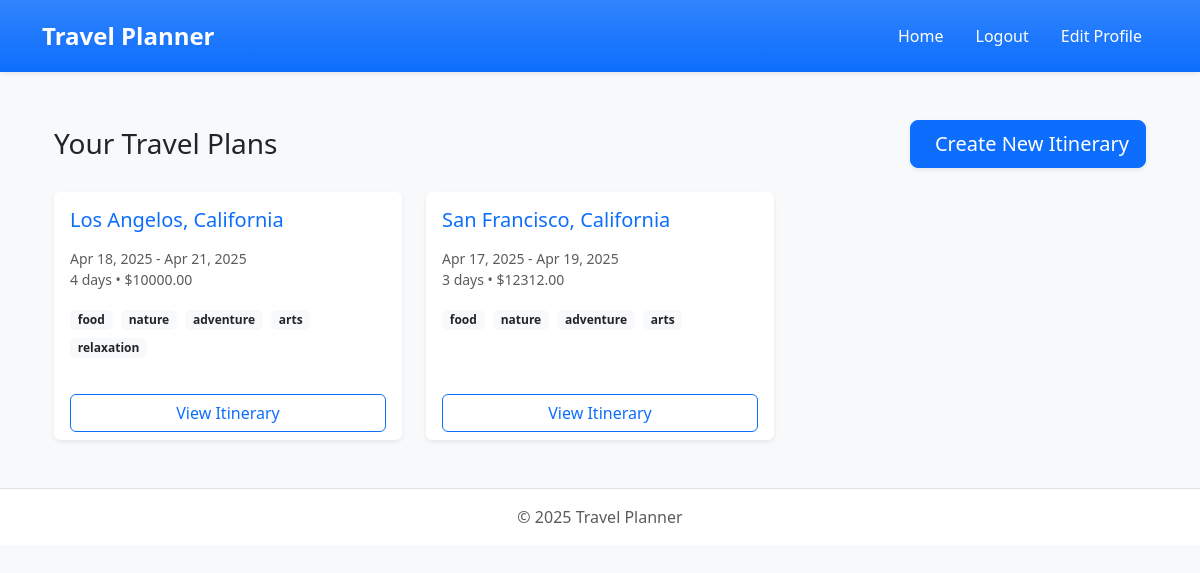
/home/ (signed in), run on an earlier commit of the app's database.
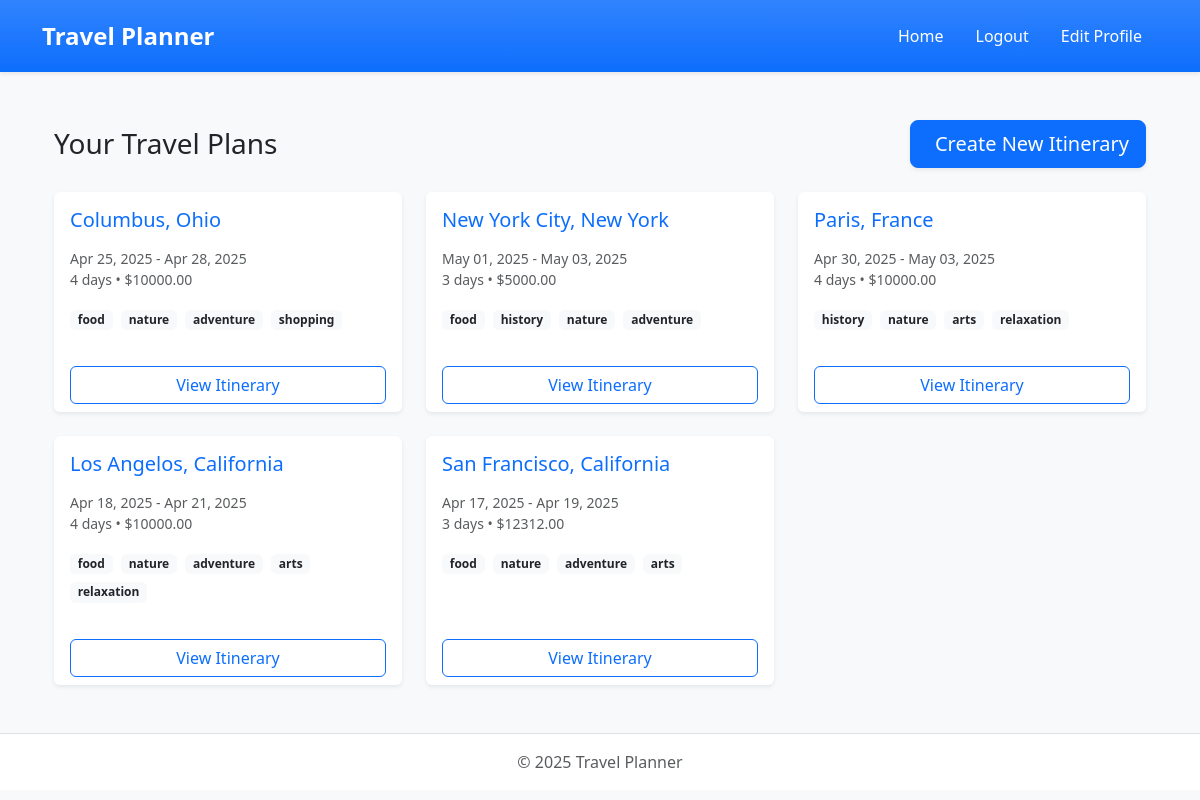
And on a later commit of the database.
### users/models.py (models this page shows, shortened)
class Itinerary(models.Model):
    INTEREST_CHOICES = [
        ('food', 'Food & Dining'),
        ('history', 'History & Culture'),
        ('nature', 'Nature & Outdoors'),
        ('adventure', 'Adventure & Sports'),
        ('arts', 'Arts & Museums'),
        ('shopping', 'Shopping & Markets'),
        ('nightlife', 'Nightlife & Entertainment'),
        ('relaxation', 'Relaxation & Wellness'),
    ]
    user = models.ForeignKey(User, on_delete=models.CASCADE)
    destination = models.CharField(max_length=200)
    start_date = models.DateField()
    end_date = models.DateField()
    budget = models.DecimalField(max_digits=10, decimal_places=2, validators=[MinValueValidator(0)])
    interests = models.JSONField(default=list)  # Store multiple interests as a list
    number_of_people = models.PositiveIntegerField(default=1)
    preferred_pace = models.CharField(max_length=20, choices=[
        ('relaxed', 'Relaxed'),
        ('moderate', 'Moderate'),
        ('busy', 'Busy'),
    ], default='moderate')
    generated_plan = models.TextField(blank=True)  # Store the Gemini-generated itinerary
    created_at = models.DateTimeField(auto_now_add=True)
    updated_at = models.DateTimeField(auto_now=True)
    class Meta:
        ordering = ['-created_at']
        verbose_name_plural = 'Itineraries'
    @property
    def duration_days(self):
        return (self.end_date - self.start_date).days + 1

### users/views.py (the view)
# urls.py: 2. Add a URL to urlpatterns:  path('', views.home, name='home')
@login_required
def home(request):
    itineraries = Itinerary.objects.filter(
        user=request.user).order_by('-created_at')
    return render(request, 'users/home.html', {'itineraries': itineraries})

### templates/users/home.html (shortened to what this page needs)
{% extends 'base.html' %}
{% block content %}
<div class="container py-4">
    <div class="d-flex justify-content-between align-items-center mb-4">
        <h2 class="h3 mb-0">Your Travel Plans</h2>
        <a href="{% url 'create_itinerary' %}" class="btn btn-primary btn-lg shadow-sm hover-lift transition">
            Create New Itinerary
        </a>
    </div>
    {% if itineraries %}
        <div class="row g-4">
            {% for itinerary in itineraries %}
                <div class="col-md-6 col-lg-4">
                    <div class="card h-100 border-0 shadow-sm hover-lift transition">
                        <div class="card-body">
                            <h3 class="h5 card-title text-primary mb-3">{{ itinerary.destination }}</h3>
                            <div class="mb-3">
                                <small class="text-muted d-block">{{ itinerary.start_date|date:"M d, Y" }} - {{ itinerary.end_date|date:"M d, Y" }}</small>
                                <small class="text-muted d-block">{{ itinerary.duration_days }} days • ${{ itinerary.budget }}</small>
                            </div>
                            <div class="mb-3">
                                {% for interest in itinerary.interests %}
                                    <span class="badge bg-light text-dark me-1 mb-1">{{ interest }}</span>
                                {% endfor %}
                            </div>
                        </div>
                        <div class="card-footer bg-transparent border-0 pt-0">
                            <a href="{% url 'view_itinerary' pk=itinerary.pk %}" class="btn btn-outline-primary w-100">
                                View Itinerary
                            </a>
                        </div>
                    </div>
                </div>
            {% endfor %}
        </div>
    {% endif %}
</div>
{% endblock %}

### templates/base.html (shortened to what this page needs)
<!DOCTYPE html>
<html lang="en">
<head>
    <link href="https://cdn.jsdelivr.net/npm/bootstrap@5.3.0-alpha1/dist/css/bootstrap.min.css" rel="stylesheet">
</head>
<body class="min-h-screen bg-light font-sans">
    <header class="bg-primary bg-gradient shadow-sm">
        <div class="container py-3">
            <div class="d-flex flex-wrap justify-content-between align-items-center">
                <h1 class="h4 mb-0 text-white fw-bold">Travel Planner</h1>
                {% if user.is_authenticated %}
                <nav>
                    <ul class="nav m-0">
                        <li class="nav-item">
                            <a class="nav-link text-white hover-opacity-75 transition" href="{% url 'home' %}">Home</a>
                        </li>
                        <li class="nav-item">
                            <a class="nav-link text-white hover-opacity-75 transition" href="{% url 'logout' %}">Logout</a>
                        </li>
                        <li>
                           <a class="nav-link text-white hover-opacity-75 transition" href="{% url 'update_profile' %}">Edit Profile</a>
                        </li>
                    </ul>
                </nav>
                {% endif %}
            </div>
        </div>
    </header>
    <main class="container py-4">
        {% block content %}{% endblock %}
    </main>
    <footer class="mt-auto py-3 bg-white border-top">
        <div class="container text-center">
            <p class="text-muted mb-0">&copy; {% now "Y" %} Travel Planner</p>
        </div>
    </footer>
</body>
</html>

### templates/users/home.html (style rules this page uses)
.hover-lift { transition: transform 0.15s ease; }
.transition { transition: all 0.15s ease; }

What changed in the data, as far as the page shows it:
added Itinerary: destination "Columbus, Ohio", start_date "Apr 25, 2025", end_date "Apr 28, 2025", duration_days "4", budget "10000.00", interests "food" "nature" "adventure" "shopping"
added Itinerary: destination "New York City, New York", start_date "May 01, 2025", end_date "May 03, 2025", duration_days "3", budget "5000.00", interests "food" "history" "nature" "adventure"
added Itinerary: destination "Paris, France", start_date "Apr 30, 2025", end_date "May 03, 2025", duration_days "4", budget "10000.00", interests "history" "nature" "arts" "relaxation"
